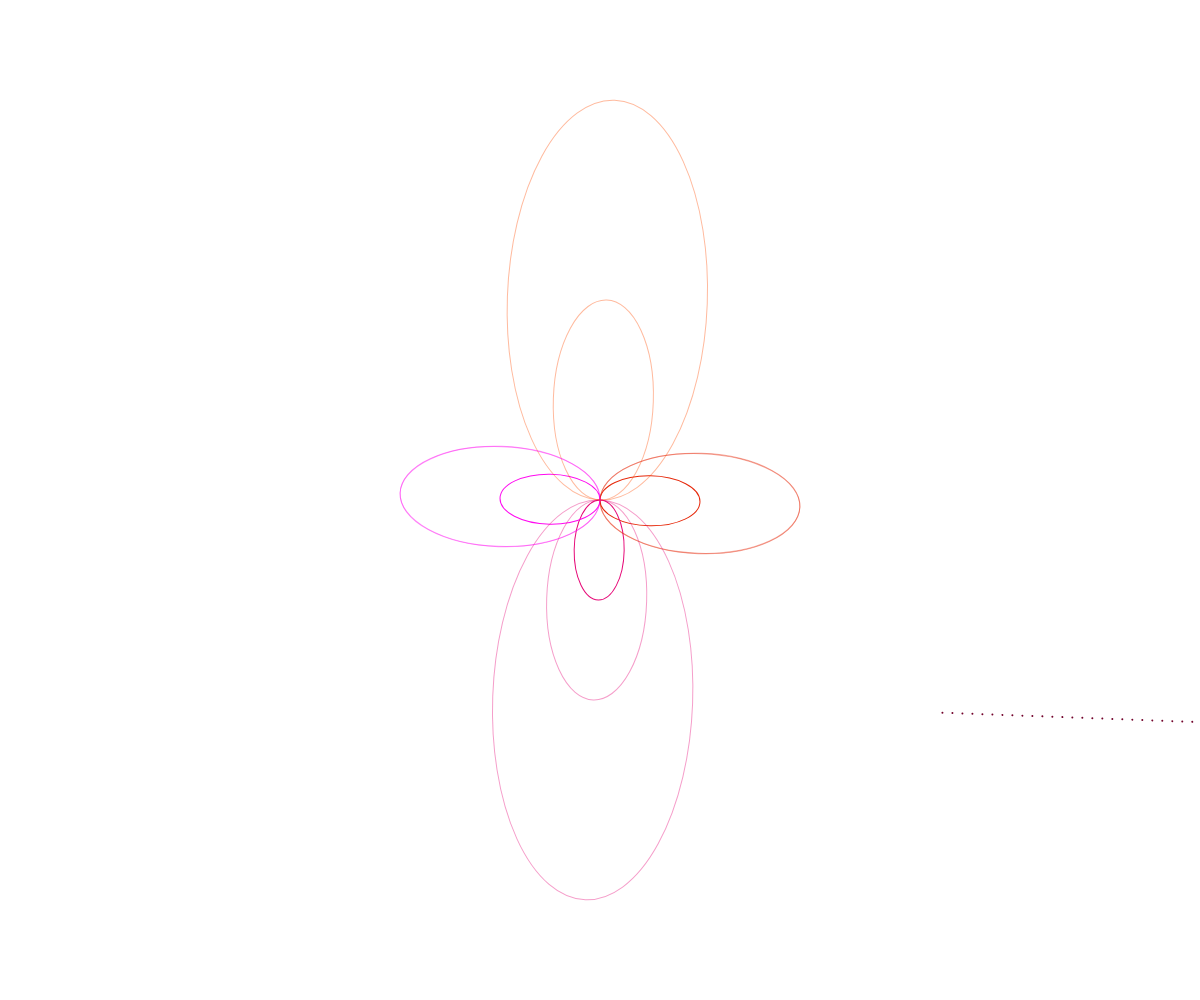
Frame 1 (no input)
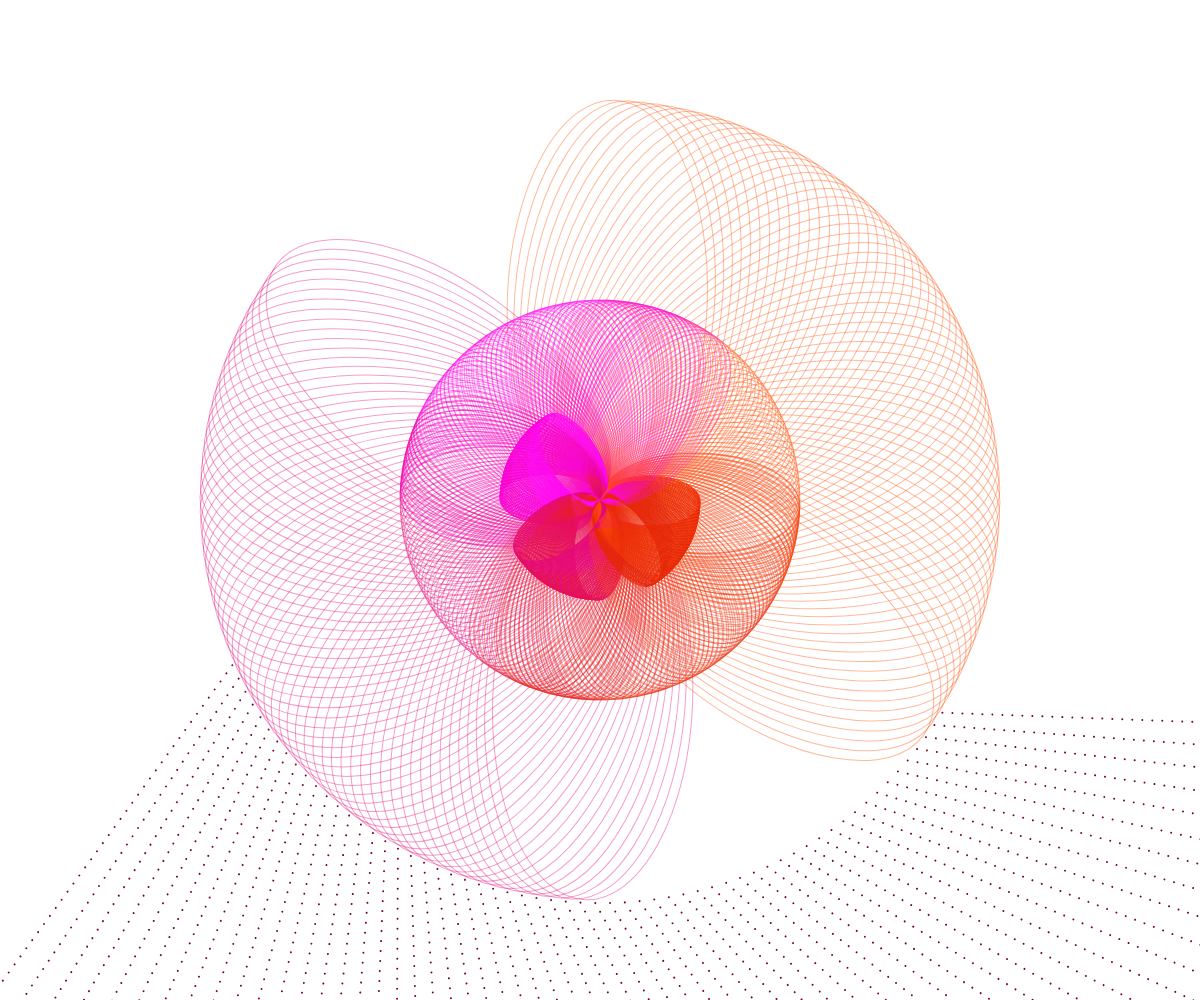
Frame 60 (no input)
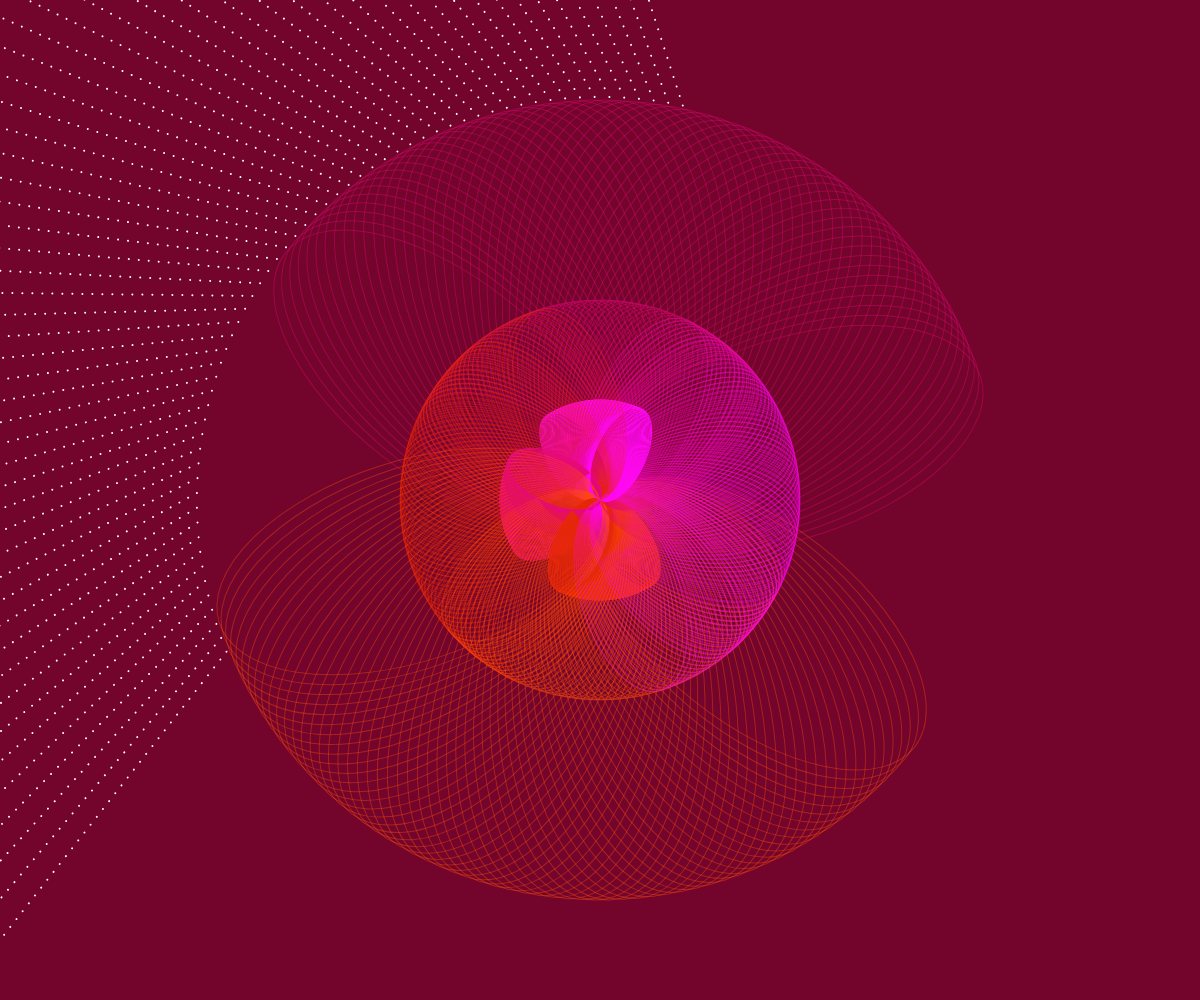
Frame 120 (the mouse pressed at the canvas centre since frame 60)

The p5.js sketch that drew these frames (run headless with seeded random() and noise() and a simulated clock; from frame 60 on, the mouse is pressed at the canvas centre):

// p5.js sketch
// ── sketch.js
var value = 255;
var value2 = 255;
var value3 = 255;
var value4 = 115;
var value5 = 4;
var value6 = 44;

function setup() {
  createCanvas(windowWidth, windowHeight);
  background(value, value2, value3);
}

function draw(){
  translate(windowWidth/2,windowHeight/2);
  noStroke();
  noFill();
  frameRate(60);

//inner cirkles
  rotate(millis()/1000.0);
  ellipse(0, -50, 50, 100);

  stroke(230, 40, 10, 255);
  ellipse(50, 0, 100, 50);

  stroke(230, 10, 120, 255);
  ellipse(0, 50, 50, 100);

  stroke(255, 10, 240, 255);
  ellipse(-50, 0, 100, 50);

//mid cirkles
  rotate(millis()/1000.0);
  stroke(255, 80, 10, 100);

  ellipse(0, -100, 100, 200);
  stroke(230, 40, 10, 100);

  ellipse(100, 0, 200, 100);
  stroke(230, 10, 120, 100);

  ellipse(0, 100, 100, 200);
  stroke(255, 10, 240, 100);

  ellipse(-100, 0, 200, 100);

//outer cirkles
  rotate(millis()/5000.0);
  stroke(255, 80, 10, 100);

  ellipse(0, -200, 200, 400);
  stroke(230, 40, 10, 100);

  ellipse(100, 0, 200, 100);
  stroke(230, 10, 120, 100);

  ellipse(0, 200, 200, 400);
  stroke(255, 10, 240, 100);

 ellipse(-100, 0, 200, 100);

//outer dots
 for (var x = 350; x <= width; x += 10) {
  noStroke();
  fill(value4, value5, value6);
  ellipse(x, 200, 2, 2);
}
}

//change color of background
function mousePressed() {
  if (value === 255 && value2 === 255 && value3 === 255) {
    value = 115;
    value2 = 4;
    value3 = 44;
    value4 = 255;
    value5 = 255;
    value6 = 255;
  } else {
    value = 255;
    value2 = 255;
    value3 = 255;
    value4 = 115;
    value5 = 4;
    value6 = 44;
  }
  background(value,value2,value3);
    }
